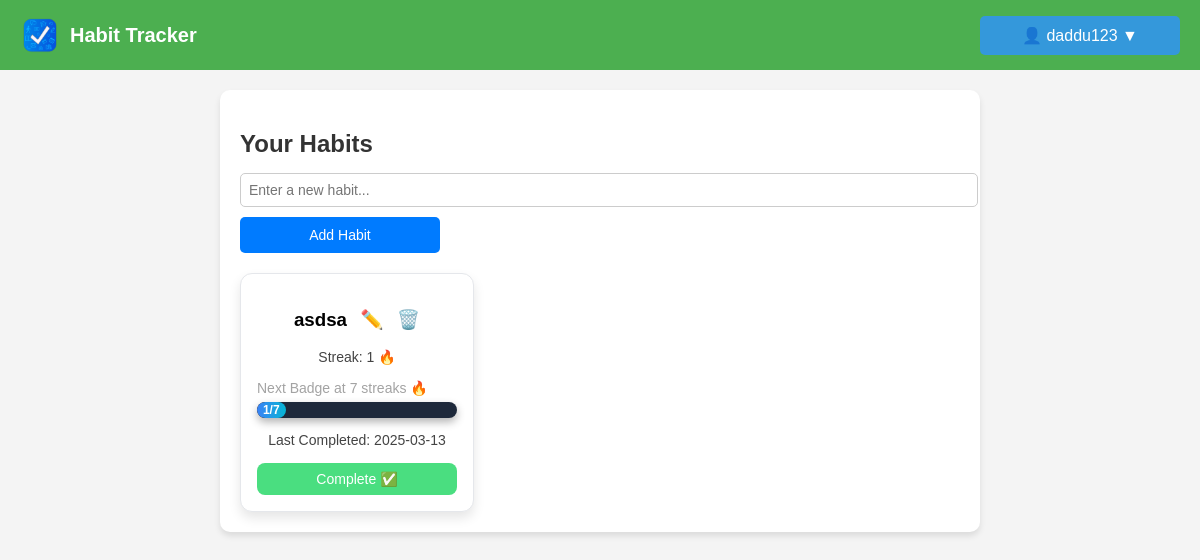
Before: /manage-habits (signed in) with the older database file.
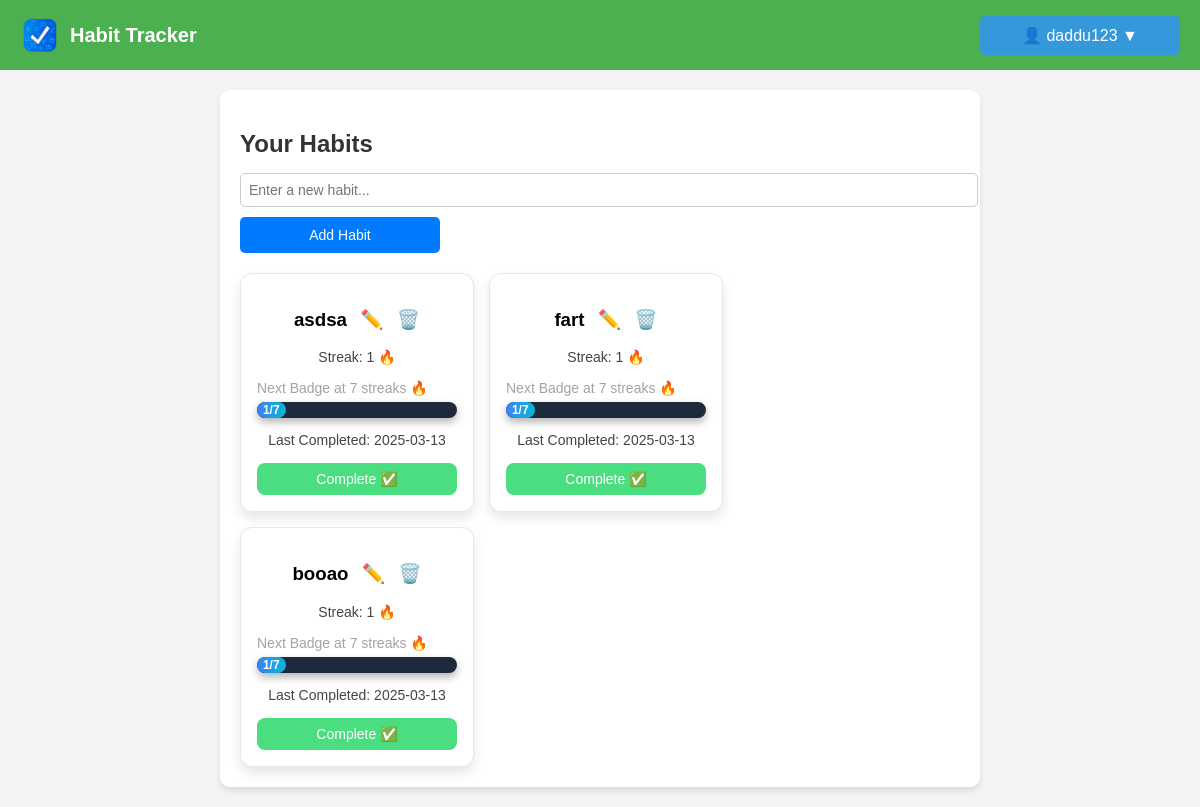
After: the same page with the newer database file.
### models.py (models this page shows, shortened)
class Activity(db.Model):
    id = db.Column(db.Integer, primary_key=True)
    name = db.Column(db.String(120), nullable=False)
    user_id = db.Column(db.Integer, db.ForeignKey('user.id'), nullable=False)
    streak = db.Column(db.Integer, default=0)
    last_completed = db.Column(db.DateTime, default=None)
    date_added = db.Column(db.Date, default=datetime.utcnow)

### routes.py (the view)
@main_bp.route('/manage-habits')
def manage_habits():
    if 'user_id' not in session:
        flash("Please log in to view your habits.", "danger")
        return redirect(url_for('main.login'))
    user_id = session['user_id']
    habits = Activity.query.filter_by(user_id=user_id).all()
    return render_template('manage_habits.html', activities=habits)

### templates/manage_habits.html (shortened to what this page needs)
<!DOCTYPE html>
<html lang="en">
  <head>
    <link
      rel="stylesheet"
      href="{{ url_for('static', filename='styles.css') }}"
    />
  </head>
  <body>
    <nav class="navbar">
      <div class="logo">
        <img
          src="{{ url_for('static', filename='logo.png') }}"
          alt="Habit Tracker Logo"
        />
        <span class="app-name">Habit Tracker</span>
      </div>
      <div class="nav-buttons">
        {% if session['user_id'] %}
        <div class="dropdown">
          <button class="dropbtn">👤 {{ session['username'] }} ▼</button>
        </div>
        {% else %}
        <a href="{{ url_for('main.register') }}" class="btn">Register</a>
        <a href="{{ url_for('main.login') }}" class="btn btn-outline">Login</a>
        {% endif %}
      </div>
    </nav>
    <div class="container">
      <h2>Your Habits</h2>
      <form
        method="POST"
        action="{{ url_for('main.add_habit') }}"
        class="habit-form"
      >
        <input
          type="text"
          name="habit_name"
          placeholder="Enter a new habit..."
          required
        />
        <button type="submit">Add Habit</button>
      </form>
      <div class="habit-list">
        {% if activities %} {% for habit in activities %} {% set
        badge_milestones = [1, 7, 30, 180, 360] %} {% set next_badge =
        badge_milestones | select("greaterthan", habit.streak) | list | first %}
        <div class="habit-card">
          <h3>
            {{ habit.name }}
            <a
              href="{{ url_for('main.edit_habit', habit_id=habit.id) if habit.id else '#' }}"
              title="Edit Habit"
              >✏️</a
            >
            <a
              href="{{ url_for('main.confirm_delete', habit_id=habit.id) }}"
              title="Delete Habit"
              >🗑️</a
            >
          </h3>
          <p>Streak: {{ habit.streak }} 🔥</p>
          {% if next_badge %}
          <p class="next-badge-info">
            Next Badge at {{ next_badge }} streaks 🔥
          </p>
          <div class="progress-container next-badge-bar">
            <div
              class="progress-bar-next"
              style="width: {{ (habit.streak / next_badge) * 100 }}%;"
            >
              {{ habit.streak }}/{{ next_badge }}
            </div>
          </div>
          {% else %}
          <p class="next-badge-info">
            🎯 You've unlocked all badges! Keep going! 🚀
          </p>
          {% endif %}
          <p>
            Last Completed: {{ habit.last_completed.strftime('%Y-%m-%d') if
            habit.last_completed else "Not yet" }}
          </p>
          <form
            action="{{ url_for('main.complete_habit', habit_id=habit.id) }}"
            method="POST"
          >
            <button type="submit" class="complete-btn">Complete ✅</button>
          </form>
        </div>
        {% endfor %} {% else %}
        <p>
          No habits found.
          <a href="{{ url_for('main.manage_habits') }}">Add a new habit</a>
        </p>
        {% endif %}
      </div>
    </div>
  </body>
</html>

Changed rows visible on the page:
added Activity: name "fart", streak "1", id "7", last_completed "2025-03-13"
added Activity: name "booao", streak "1", next_badge "7", last_completed "2025-03-13"
